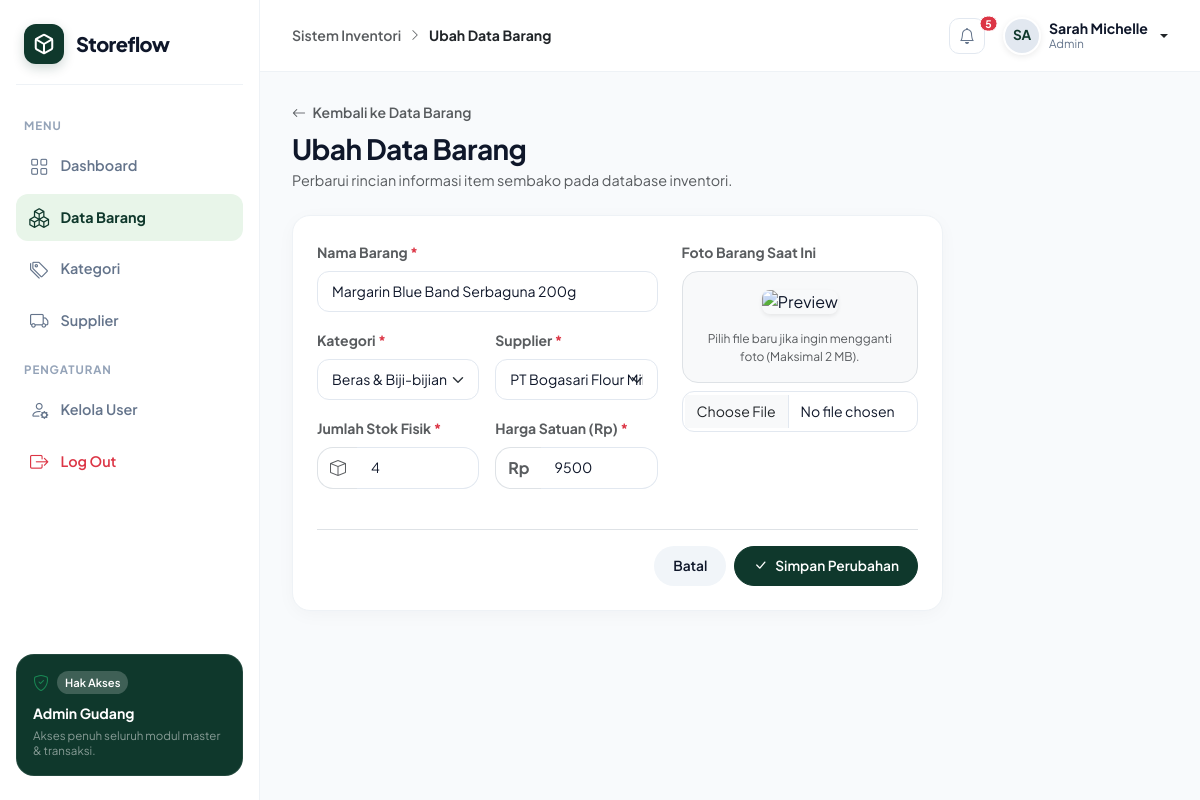
The app's page /barang/ubah.php?id=6 (signed in) with its own data.
### tables this page shows
CREATE TABLE `barang` (
  `id_barang` INT AUTO_INCREMENT PRIMARY KEY,
  `nama_barang` VARCHAR(150) NOT NULL,
  `id_kategori` INT NOT NULL,
  `id_supplier` INT NOT NULL,
  `stok` INT NOT NULL DEFAULT 0,
  `harga` DECIMAL(12,2) NOT NULL DEFAULT 0.00,
  `gambar` VARCHAR(255) DEFAULT NULL,
  `created_at` TIMESTAMP DEFAULT CURRENT_TIMESTAMP,
  CONSTRAINT `fk_barang_kategori` FOREIGN KEY (`id_kategori`) 
    REFERENCES `kategori` (`id_kategori`) 
    ON DELETE RESTRICT 
    ON UPDATE CASCADE,
  CONSTRAINT `fk_barang_supplier` FOREIGN KEY (`id_supplier`) 
    REFERENCES `supplier` (`id_supplier`) 
    ON DELETE RESTRICT 
    ON UPDATE CASCADE
);

### barang/ubah.php (the view, shortened to what this page needs)
<?php
require_once __DIR__ . '/../config/koneksi.php';
$id = (int) ($_GET['id'] ?? 0);
$stmt = $pdo->prepare("SELECT * FROM barang WHERE id_barang = :id LIMIT 1");
$stmt->execute([':id' => $id]);
$item = $stmt->fetch();
require_once __DIR__ . '/../includes/header.php';
require_once __DIR__ . '/../includes/sidebar.php';
$kategoriList = $pdo->query("SELECT id_kategori, nama_kategori FROM kategori ORDER BY nama_kategori ASC")->fetchAll();
$supplierList = $pdo->query("SELECT id_supplier, nama_supplier FROM supplier ORDER BY nama_supplier ASC")->fetchAll();
$thumb = !empty($item['gambar']) && file_exists(__DIR__ . '/../uploads/' . $item['gambar'])
    ? BASE_URL . 'uploads/' . htmlspecialchars($item['gambar'])
    : 'https://images.unsplash.com/photo-1586201375761-83865001e31c?auto=format&fit=crop&w=300&q=80';
?>
<main class="sf-main-content">
    <?php require_once __DIR__ . '/../includes/topbar.php'; ?>
    <div class="sf-body-container">
        <div class="mb-4">
            <a href="<?= BASE_URL ?>barang/index.php" class="text-muted text-decoration-none small fw-semibold">
                <i class="bi bi-arrow-left me-1"></i> Kembali ke Data Barang
            </a>
            <h3 class="fw-bold mt-2 mb-1">Ubah Data Barang</h3>
            <p class="text-muted mb-0" style="font-size: 0.9rem;">
                Perbarui rincian informasi item sembako pada database inventori.
            </p>
        </div>
        <div class="row">
            <div class="col-12 col-xl-9">
                <div class="sf-card p-4">
                    <form action="<?= BASE_URL ?>barang/proses_ubah.php" method="POST" enctype="multipart/form-data">
                        <div class="row g-4">
                            <div class="col-12 col-md-7">
                                <div class="mb-3">
                                    <label class="form-label fw-bold small text-muted">Nama Barang <span class="text-danger">*</span></label>
                                    <input type="text" name="nama_barang" class="form-control sf-input" value="<?= htmlspecialchars($item['nama_barang']) ?>" required>
                                </div>
                                <div class="row g-3 mb-3">
                                    <div class="col-12 col-sm-6">
                                        <label class="form-label fw-bold small text-muted">Kategori <span class="text-danger">*</span></label>
                                        <select name="id_kategori" class="form-select sf-input" required>
                                            <?php foreach ($kategoriList as $k): ?>
                                                <option value="<?= $k['id_kategori'] ?>" <?= ($item['id_kategori'] == $k['id_kategori']) ? 'selected' : '' ?>>
                                                    <?= htmlspecialchars($k['nama_kategori']) ?>
                                                </option>
                                            <?php endforeach; ?>
                                        </select>
                                    </div>
                                    <div class="col-12 col-sm-6">
                                        <label class="form-label fw-bold small text-muted">Supplier <span class="text-danger">*</span></label>
                                        <select name="id_supplier" class="form-select sf-input" required>
                                            <?php foreach ($supplierList as $s): ?>
                                                <option value="<?= $s['id_supplier'] ?>" <?= ($item['id_supplier'] == $s['id_supplier']) ? 'selected' : '' ?>>
                                                    <?= htmlspecialchars($s['nama_supplier']) ?>
                                                </option>
                                            <?php endforeach; ?>
                                        </select>
                                    </div>
                                </div>
                                <div class="row g-3 mb-3">
                                    <div class="col-12 col-sm-6">
                                        <label class="form-label fw-bold small text-muted">Jumlah Stok Fisik <span class="text-danger">*</span></label>
                                        <div class="input-group">
                                            <span class="input-group-text bg-white border-end-0 rounded-start-4 text-muted">
                                                <i class="bi bi-box"></i>
                                            </span>
                                            <input type="number" name="stok" class="form-control sf-input border-start-0 rounded-end-4" value="<?= $item['stok'] ?>" min="0" required>
                                        </div>
                                    </div>
                                    <div class="col-12 col-sm-6">
                                        <label class="form-label fw-bold small text-muted">Harga Satuan (Rp) <span class="text-danger">*</span></label>
                                        <div class="input-group">
                                            <span class="input-group-text bg-white border-end-0 rounded-start-4 fw-bold text-muted">
                                                Rp
                                            </span>
                                            <input type="number" name="harga" class="form-control sf-input border-start-0 rounded-end-4" value="<?= (int)$item['harga'] ?>" min="0" step="100" required>
                                        </div>
                                    </div>
                                </div>
                            </div>
                            <div class="col-12 col-md-5">
                                <label class="form-label fw-bold small text-muted">Foto Barang Saat Ini</label>
                                <div class="p-3 border rounded-4 text-center bg-light mb-2">
                                    <div id="imagePreviewContainer" class="mb-3">
                                        <img id="imagePreview" src="<?= $thumb ?>" alt="Preview" class="img-fluid rounded-3 shadow-sm" style="max-height: 180px; object-fit: cover;">
                                    </div>
                                    <div class="small text-muted" style="font-size: 0.75rem;">
                                        Pilih file baru jika ingin mengganti foto (Maksimal 2 MB).
                                    </div>
                                </div>
                                <input type="file" name="gambar" id="gambarInput" class="form-control sf-input" accept="image/jpeg,image/png,image/jpg">
                            </div>
                        </div>
                        <div class="d-flex justify-content-end gap-2 mt-4 pt-3 border-top">
                            <a href="<?= BASE_URL ?>barang/index.php" class="btn btn-sf-light">Batal</a>
                            <button type="submit" class="btn btn-sf-primary">
                                <i class="bi bi-check-lg"></i> Simpan Perubahan
                            </button>
                        </div>
                    </form>
                </div>
            </div>
        </div>
    </div>
<?php require_once __DIR__ . '/../includes/footer.php'; ?>

### assets/css/style.css (style rules this page uses)
:root { --sf-primary: #0F382C; --sf-primary-hover: #09241C; --sf-primary-light: #165342; --sf-mint: #22C55E; --sf-mint-soft: #E8F5E9; --sf-mint-border: #C8E6C9; --sf-mint-dark: #1B5E20; --sf-bg: #F8FAFC; --sf-surface: #FFFFFF; --sf-border: #EEF2F6; --sf-border-strong: #E2E8F0; --sf-text-main: #0F172A; --sf-text-muted: #64748B; --sf-text-subtle: #94A3B8; --sf-success-bg: #DCFCE7; --sf-success-text: #15803D; --sf-warning-bg: #FEF3C7; --sf-warning-text: #B45309; --sf-danger-bg: #FEE2E2; --sf-danger-text: #B91C1C; --sf-info-bg: #E0F2FE; --sf-info-text: #0369A1; --sf-radius-sm: 8px; --sf-radius-md: 12px; --sf-radius-lg: 18px; --sf-radius-xl: 24px; --sf-radius-pill: 9999px; --sf-shadow-sm: 0 1px 3px rgba(15, 23, 42, 0.04); --sf-shadow: 0 4px 20px -2px rgba(15, 23, 42, 0.04); --sf-shadow-hover: 0 8px 25px -4px rgba(15, 23, 42, 0.08); }
* { box-sizing: border-box; }
body { font-family: 'Plus Jakarta Sans', -apple-system, BlinkMacSystemFont, 'Segoe UI', Roboto, sans-serif; background-color: var(--sf-bg); color: var(--sf-text-main); margin: 0; padding: 0; -webkit-font-smoothing: antialiased; -moz-osx-font-smoothing: grayscale; overflow-x: hidden; }
h1, h2, h3, h4, h5, h6 { color: var(--sf-text-main); font-weight: 700; letter-spacing: -0.02em; }
a { color: var(--sf-primary); text-decoration: none; transition: all 0.2s ease; }
.sf-main-content { flex: 1; margin-left: 260px; width: calc(100% - 260px); max-width: calc(100% - 260px); min-width: 0; display: flex; flex-direction: column; min-height: 100vh; }
.sf-body-container { padding: 28px 32px; flex: 1; }
.sf-card { background: var(--sf-surface); border: 1px solid var(--sf-border); border-radius: var(--sf-radius-lg); padding: 22px 24px; box-shadow: var(--sf-shadow); transition: transform 0.2s ease, box-shadow 0.2s ease; position: relative; }
.btn-sf-primary { background-color: var(--sf-primary); color: #fff; font-weight: 600; font-size: 0.86rem; padding: 9px 18px; border-radius: var(--sf-radius-pill); border: 1px solid var(--sf-primary); display: inline-flex; align-items: center; gap: 8px; transition: all 0.2s ease; white-space: nowrap; }
.btn-sf-light { background-color: #F1F5F9; color: var(--sf-text-main); font-weight: 600; font-size: 0.86rem; padding: 9px 18px; border-radius: var(--sf-radius-pill); border: 1px solid transparent; display: inline-flex; align-items: center; gap: 8px; transition: all 0.2s ease; white-space: nowrap; }
.form-control.sf-input, .form-select.sf-input { border-radius: 12px; border: 1px solid var(--sf-border-strong); padding: 9px 14px; font-size: 0.88rem; color: var(--sf-text-main); background-color: #fff; transition: all 0.2s ease; }

### records on screen
barang: nama_barang "Margarin Blue Band Serbaguna 200g", stok "4", harga "9500"

### other values on screen
$userRole "Admin"
$page_title "Ubah Data Barang"
$notifCount "5"
substr($user['nama'], 0, 2) "SA"
$user['nama'] "Sarah Michelle"
$user['role'] "Admin"
form field id_kategori "Beras & Biji-bijian"
form field id_supplier "PT Bogasari Flour Mills"
